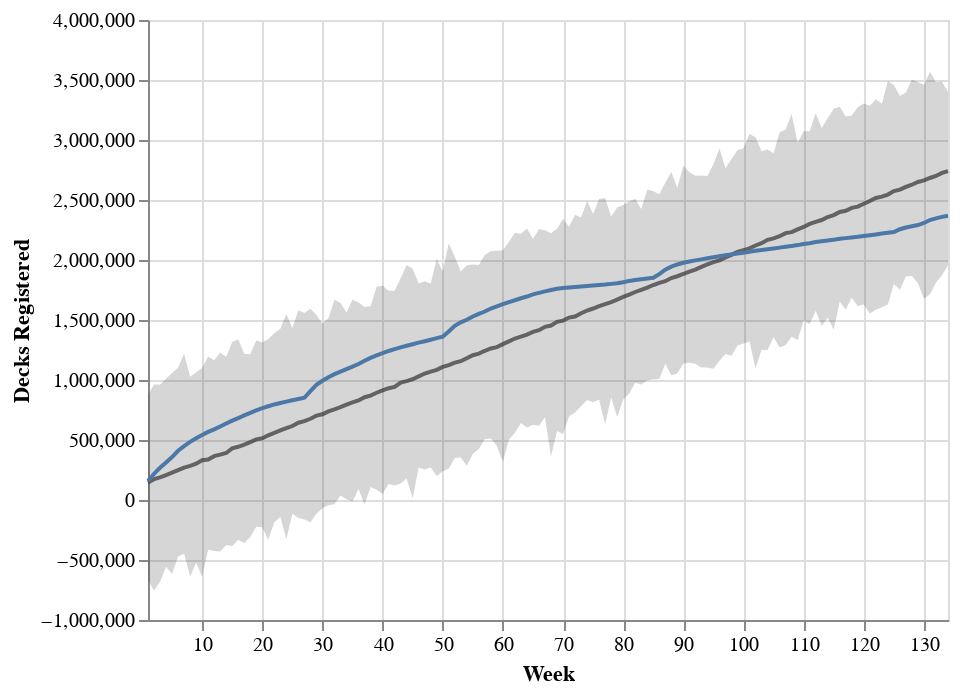

Notebook code cell kept with this figure:
### Code cell
chart_2 = plot_fit_altair(model_2, trace_2, model_data)
chart_2.properties(width="container").save("./altair_output/model_2.json")
chart_2

### Figure 1 — Vega-Lite specification as saved in the notebook (floating-point values rounded to 4 significant figures; data arrays with more than 128 entries replaced by an {"elided": "..."} marker saying what was removed)
{"config": {"view": {"continuousWidth": 400, "continuousHeight": 300}}, "layer": [{"mark": {"type": "area", "color": "#333333", "opacity": 0.2}, "encoding": {"tooltip": [{"type": "quantitative", "field": "Total_scaled", "format": ",.0f", "title": "Registered Decks"}, {"type": "quantitative", "field": "max_posterior_predictor", "format": ",.0f", "title": "Model Max"}, {"type": "quantitative", "field": "mean_posterior_predictor", "format": ",.0f", "title": "Model Mean"}, {"type": "quantitative", "field": "min_posterior_predictor", "format": ",.0f", "title": "Model Min"}], "x": {"type": "quantitative", "field": "Week_nr", "scale": {"domain": [1, 134], "nice": false, "zero": false}, "title": "Week"}, "y": {"type": "quantitative", "field": "min_posterior_predictor", "title": "Decks Registered"}, "y2": {"field": "max_posterior_predictor"}}}, {"mark": {"type": "line", "color": "#333333", "opacity": 0.7}, "encoding": {"tooltip": [{"type": "quantitative", "field": "Total_scaled", "format": ",.0f", "title": "Registered Decks"}, {"type": "quantitative", "field": "max_posterior_predictor", "format": ",.0f", "title": "Model Max"}, {"type": "quantitative", "field": "mean_posterior_predictor", "format": ",.0f", "title": "Model Mean"}, {"type": "quantitative", "field": "min_posterior_predictor", "format": ",.0f", "title": "Model Min"}], "x": {"type": "quantitative", "field": "Week_nr", "scale": {"domain": [1, 134], "nice": false, "zero": false}, "title": "Week"}, "y": {"type": "quantitative", "field": "mean_posterior_predictor"}}}, {"mark": "line", "encoding": {"tooltip": [{"type": "quantitative", "field": "Total_scaled", "format": ",.0f", "title": "Registered Decks"}, {"type": "quantitative", "field": "max_posterior_predictor", "format": ",.0f", "title": "Model Max"}, {"type": "quantitative", "field": "mean_posterior_predictor", "format": ",.0f", "title": "Model Mean"}, {"type": "quantitative", "field": "min_posterior_predictor", "format": ",.0f", "title": "Model Min"}], "x": {"type": "quantitative", "field": "Week_nr", "scale": {"domain": [1, 134], "nice": false, "zero": false}, "title": "Week"}, "y": {"type": "quantitative", "field": "Total_scaled"}}}], "data": {"name": "data-a7de40025ccb591b9c5d08ab4b9b3604"}, "$schema": "https://vega.github.io/schema/vega-lite/v4.8.1.json", "datasets": {"data-a7de40025ccb591b9c5d08ab4b9b3604": {"elided": "134 records"}}}
